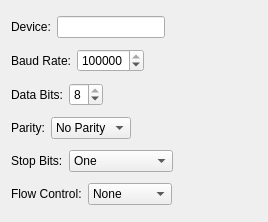
<?xml version="1.0" encoding="UTF-8"?>
<ui version="4.0">
 <class>SerialSocketConfigWidget</class>
 <widget class="QWidget" name="SerialSocketConfigWidget">
  <property name="geometry">
   <rect>
    <x>0</x>
    <y>0</y>
    <width>268</width>
    <height>222</height>
   </rect>
  </property>
  <property name="windowTitle">
   <string>Serial Socket Config Widget</string>
  </property>
  <layout class="QVBoxLayout" name="verticalLayout">
   <item>
    <layout class="QHBoxLayout" name="horizontalLayout">
     <item>
      <widget class="QLabel" name="m_deviceLabel">
       <property name="text">
        <string>Device:</string>
       </property>
      </widget>
     </item>
     <item>
      <widget class="QLineEdit" name="m_deviceLineEdit"/>
     </item>
     <item>
      <spacer name="horizontalSpacer">
       <property name="orientation">
        <enum>Qt::Horizontal</enum>
       </property>
       <property name="sizeHint" stdset="0">
        <size>
         <width>40</width>
         <height>20</height>
        </size>
       </property>
      </spacer>
     </item>
    </layout>
   </item>
   <item>
    <layout class="QHBoxLayout" name="horizontalLayout_2">
     <item>
      <widget class="QLabel" name="m_baudLabel">
       <property name="text">
        <string>Baud Rate:</string>
       </property>
      </widget>
     </item>
     <item>
      <widget class="QSpinBox" name="m_baudSpinBox">
       <property name="maximum">
        <number>500000</number>
       </property>
       <property name="value">
        <number>115200</number>
       </property>
      </widget>
     </item>
     <item>
      <spacer name="horizontalSpacer_2">
       <property name="orientation">
        <enum>Qt::Horizontal</enum>
       </property>
       <property name="sizeHint" stdset="0">
        <size>
         <width>40</width>
         <height>20</height>
        </size>
       </property>
      </spacer>
     </item>
    </layout>
   </item>
   <item>
    <layout class="QHBoxLayout" name="horizontalLayout_3">
     <item>
      <widget class="QLabel" name="m_dataBitsLabel">
       <property name="text">
        <string>Data Bits:</string>
       </property>
      </widget>
     </item>
     <item>
      <widget class="QSpinBox" name="m_dataBitsSpinBox">
       <property name="minimum">
        <number>5</number>
       </property>
       <property name="maximum">
        <number>8</number>
       </property>
       <property name="value">
        <number>8</number>
       </property>
      </widget>
     </item>
     <item>
      <spacer name="horizontalSpacer_3">
       <property name="orientation">
        <enum>Qt::Horizontal</enum>
       </property>
       <property name="sizeHint" stdset="0">
        <size>
         <width>40</width>
         <height>20</height>
        </size>
       </property>
      </spacer>
     </item>
    </layout>
   </item>
   <item>
    <layout class="QHBoxLayout" name="horizontalLayout_4">
     <item>
      <widget class="QLabel" name="m_parityLabel">
       <property name="text">
        <string>Parity:</string>
       </property>
      </widget>
     </item>
     <item>
      <widget class="QComboBox" name="m_parityComboBox">
       <item>
        <property name="text">
         <string>No Parity</string>
        </property>
       </item>
       <item>
        <property name="text">
         <string>Even</string>
        </property>
       </item>
       <item>
        <property name="text">
         <string>Odd</string>
        </property>
       </item>
       <item>
        <property name="text">
         <string>Space</string>
        </property>
       </item>
       <item>
        <property name="text">
         <string>Mark</string>
        </property>
       </item>
      </widget>
     </item>
     <item>
      <spacer name="horizontalSpacer_4">
       <property name="orientation">
        <enum>Qt::Horizontal</enum>
       </property>
       <property name="sizeHint" stdset="0">
        <size>
         <width>40</width>
         <height>20</height>
        </size>
       </property>
      </spacer>
     </item>
    </layout>
   </item>
   <item>
    <layout class="QHBoxLayout" name="horizontalLayout_5">
     <item>
      <widget class="QLabel" name="m_stopBitsLabel">
       <property name="text">
        <string>Stop Bits:</string>
       </property>
      </widget>
     </item>
     <item>
      <widget class="QComboBox" name="m_stopBitsComboBox">
       <item>
        <property name="text">
         <string>One</string>
        </property>
       </item>
       <item>
        <property name="text">
         <string>One And Half</string>
        </property>
       </item>
       <item>
        <property name="text">
         <string>Two</string>
        </property>
       </item>
      </widget>
     </item>
     <item>
      <spacer name="horizontalSpacer_5">
       <property name="orientation">
        <enum>Qt::Horizontal</enum>
       </property>
       <property name="sizeHint" stdset="0">
        <size>
         <width>40</width>
         <height>20</height>
        </size>
       </property>
      </spacer>
     </item>
    </layout>
   </item>
   <item>
    <layout class="QHBoxLayout" name="horizontalLayout_6">
     <item>
      <widget class="QLabel" name="m_flowLabel">
       <property name="text">
        <string>Flow Control:</string>
       </property>
      </widget>
     </item>
     <item>
      <widget class="QComboBox" name="m_flowComboBox">
       <item>
        <property name="text">
         <string>None</string>
        </property>
       </item>
       <item>
        <property name="text">
         <string>Hardware</string>
        </property>
       </item>
       <item>
        <property name="text">
         <string>Software</string>
        </property>
       </item>
      </widget>
     </item>
     <item>
      <spacer name="horizontalSpacer_6">
       <property name="orientation">
        <enum>Qt::Horizontal</enum>
       </property>
       <property name="sizeHint" stdset="0">
        <size>
         <width>40</width>
         <height>20</height>
        </size>
       </property>
      </spacer>
     </item>
    </layout>
   </item>
  </layout>
 </widget>
 <resources/>
 <connections/>
</ui>
